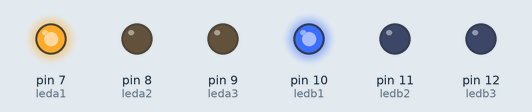
Simulated run of this sketch. Board: Arduino Uno, built with avr-gcc and run on an emulated ATmega328P. Shown: output pins drawn as LEDs (lit = HIGH).

Above: at 0.1 s.
At 6.1 s:
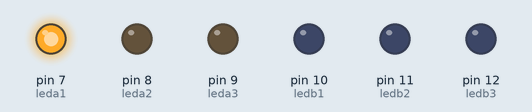
At 9.1 s:
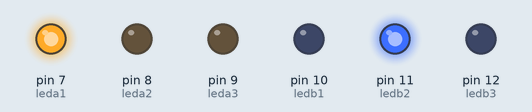
At 15.1 s:
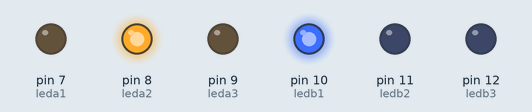
At 22.1 s:
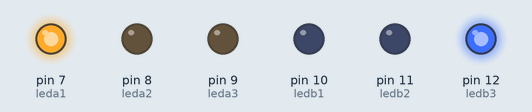
At 32.1 s:
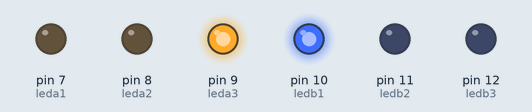
Timing chart, 0 to 40.0 s (numbered marks = the images above):
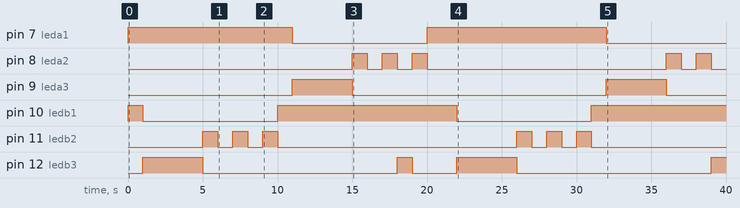

Measured:
- by itself, pin 7 (leda1): alternates HIGH for 11.5 s and LOW for 9.0 s
- by itself, pin 8 (leda2): LOW → HIGH at 15.0 s, → LOW 1.0 s later, → HIGH 1.0 s later, → LOW 1.0 s later, … (10 changes in this stretch)
- by itself, pin 9 (leda3): alternates HIGH for 4.0 s and LOW for 17.0 s
- by itself, pin 10 (ledb1): goes HIGH 1.0 s, LOW 9.0 s, HIGH 12.0 s, LOW 9.0 s, then HIGH
- by itself, pin 11 (ledb2): LOW → HIGH at 5.0 s, → LOW 1.0 s later, → HIGH 1.0 s later, → LOW 1.0 s later, … (12 changes in this stretch)
- by itself, pin 12 (ledb3): goes HIGH 4.0 s, LOW 13.0 s, HIGH 1.0 s, LOW 3.0 s, HIGH 4.0 s, LOW 13.0 s, then HIGH

The sketch:

001.ino
```cpp
/**********************************************************************************
**                                                                               **
**                              Array de 8 LEDs                                  **
**                                                                               **
**                                                                               **
**********************************************************************************/

//********** Includes *************************************************************

//********** Variables ************************************************************

const int leda1 = 7;          // donar nom al pin 7 de l’Arduino
const int leda2 = 8;          // donar nom al pin 8 de l’Arduino
const int leda3 = 9;          // donar nom al pin 9 de l’Arduino
const int ledb1 = 10;         // donar nom al pin 10 de l’Arduino
const int ledb2 = 11;         // donar nom al pin 11 de l’Arduino
const int ledb3 = 12;         // donar nom al pin 12 de l’Arduino

//********** Setup ****************************************************************
void setup()
{

  pinMode(leda1, OUTPUT);     // definir el pin 7 com una sortida
  pinMode(leda2, OUTPUT);     // definir el pin 8 com una sortida
  pinMode(leda3, OUTPUT);     // definir el pin 9 com una sortida
  pinMode(ledb1, OUTPUT);     // definir el pin 10 com una sortida
  pinMode(ledb2, OUTPUT);     // definir el pin 11 com una sortida
  pinMode(ledb3, OUTPUT);     // definir el pin 12 com una sortida
}

//********** Loop *****************************************************************
void loop()
{
  digitalWrite(leda3, LOW);
  digitalWrite(leda2, LOW);
  digitalWrite(ledb3, LOW);
  digitalWrite(ledb2, LOW);
  digitalWrite(leda1, HIGH);  //estat 1 S
  digitalWrite(ledb1, HIGH);

  delay(1000);

  digitalWrite(leda2, LOW);
  digitalWrite(leda3, LOW);
  digitalWrite(ledb1, LOW);
  digitalWrite(ledb2, LOW);
  digitalWrite(leda1, HIGH);  //estat 2 S
  digitalWrite(ledb3, HIGH);

  delay(1000);

  digitalWrite(leda2, LOW);
  digitalWrite(leda3, LOW);
  digitalWrite(ledb1, LOW);
  digitalWrite(ledb2, LOW);
  digitalWrite(leda1, HIGH);   //estat 3 S
  digitalWrite(ledb3, HIGH);

  delay(1000);

  digitalWrite(leda2, LOW);
  digitalWrite(leda3, LOW);
  digitalWrite(ledb1, LOW);
  digitalWrite(ledb2, LOW);
  digitalWrite(leda1, HIGH);   //estat 4 S
  digitalWrite(ledb3, HIGH);

  delay(1000);

  digitalWrite(leda2, LOW);
  digitalWrite(leda3, LOW);
  digitalWrite(ledb1, LOW);
  digitalWrite(ledb2, LOW);
  digitalWrite(leda1, HIGH);   //estat 5 S
  digitalWrite(ledb3, HIGH);

  delay(1000);

  digitalWrite(leda2, LOW);
  digitalWrite(leda3, LOW);
  digitalWrite(ledb1, LOW);
  digitalWrite(ledb3, LOW);
  digitalWrite(leda1, HIGH);   //estat 6 S
  digitalWrite(ledb2, HIGH);

  delay(1000);

  digitalWrite(leda2, LOW);
  digitalWrite(leda3, LOW);
  digitalWrite(ledb1, LOW);
  digitalWrite(ledb2, LOW);
  digitalWrite(ledb3, LOW);
  digitalWrite(leda1, HIGH);   //estat 7 S

  delay(1000);

  digitalWrite(leda2, LOW);
  digitalWrite(leda3, LOW);
  digitalWrite(ledb1, LOW);
  digitalWrite(ledb3, LOW);
  digitalWrite(leda1, HIGH);   //estat 8
  digitalWrite(ledb2, HIGH);

  delay(1000);

  digitalWrite(leda2, LOW);
  digitalWrite(leda3, LOW);
  digitalWrite(ledb1, LOW);
  digitalWrite(ledb2, LOW);
  digitalWrite(ledb3, LOW);
  digitalWrite(leda1, HIGH);   //estat 9

  delay(1000);

  digitalWrite(leda2, LOW);
  digitalWrite(leda3, LOW);
  digitalWrite(ledb1, LOW);
  digitalWrite(ledb3, LOW);
  digitalWrite(leda1, HIGH);   //estat 10
  digitalWrite(ledb2, HIGH);

    delay(1000);

  digitalWrite(leda2, LOW);
  digitalWrite(leda3, LOW);
  digitalWrite(ledb3, LOW);
  digitalWrite(ledb2, LOW);
  digitalWrite(leda1, HIGH);   //estat 11
  digitalWrite(ledb1, HIGH);

    delay(1000);

  digitalWrite(leda2, LOW);
  digitalWrite(leda1, LOW);
  digitalWrite(ledb3, LOW);
  digitalWrite(ledb2, LOW);
  digitalWrite(leda3, HIGH);   //estat 12
  digitalWrite(ledb1, HIGH);

    delay(1000);

  digitalWrite(leda2, LOW);
  digitalWrite(leda1, LOW);
  digitalWrite(ledb3, LOW);
  digitalWrite(ledb2, LOW);
  digitalWrite(leda3, HIGH);   //estat 13
  digitalWrite(ledb1, HIGH);

    delay(1000);

  digitalWrite(leda2, LOW);
  digitalWrite(leda1, LOW);
  digitalWrite(ledb3, LOW);
  digitalWrite(ledb2, LOW);
  digitalWrite(leda3, HIGH);   //estat 14
  digitalWrite(ledb1, HIGH);

    delay(1000);

  digitalWrite(leda2, LOW);
  digitalWrite(leda1, LOW);
  digitalWrite(ledb3, LOW);
  digitalWrite(ledb2, LOW);
  digitalWrite(leda3, HIGH);   //estat 15
  digitalWrite(ledb1, HIGH);

    delay(1000);

  digitalWrite(leda3, LOW);
  digitalWrite(leda1, LOW);
  digitalWrite(ledb3, LOW);
  digitalWrite(ledb2, LOW);
  digitalWrite(leda2, HIGH);   //estat 16
  digitalWrite(ledb1, HIGH);

    delay(1000);

  digitalWrite(leda3, LOW);
  digitalWrite(leda2, LOW);
  digitalWrite(leda1, LOW);
  digitalWrite(ledb3, LOW);
  digitalWrite(ledb2, LOW);
  digitalWrite(ledb1, HIGH);  //estat 17

    delay(1000);

  digitalWrite(leda3, LOW);
  digitalWrite(leda1, LOW);
  digitalWrite(ledb3, LOW);
  digitalWrite(ledb2, LOW);
  digitalWrite(leda2, HIGH);   //estat 18
  digitalWrite(ledb1, HIGH);

    delay(1000);

  digitalWrite(leda3, LOW);
  digitalWrite(leda2, LOW);
  digitalWrite(leda1, LOW);
  digitalWrite(ledb3, LOW);
  digitalWrite(ledb2, LOW);
  digitalWrite(ledb3, HIGH);   //estat 19

    delay(1000);

  digitalWrite(leda3, LOW);
  digitalWrite(leda1, LOW);
  digitalWrite(ledb3, LOW);
  digitalWrite(ledb2, LOW);
  digitalWrite(leda2, HIGH);   //estat 20
  digitalWrite(ledb1, HIGH);

    delay(1000);

  digitalWrite(leda3, LOW);
  digitalWrite(leda2, LOW);
  digitalWrite(ledb3, LOW);
  digitalWrite(ledb2, LOW);
  digitalWrite(leda1, HIGH);   //estat 21
  digitalWrite(ledb1, HIGH);

    delay(1000);

}
```
